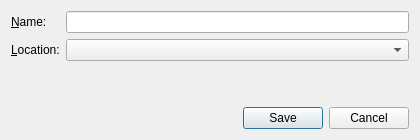
<?xml version="1.0" encoding="UTF-8"?>
<ui version="4.0">
 <class>SaveSearchDialog</class>
 <widget class="QDialog" name="SaveSearchDialog">
  <property name="geometry">
   <rect>
    <x>0</x>
    <y>0</y>
    <width>420</width>
    <height>140</height>
   </rect>
  </property>
  <property name="windowTitle">
   <string>Save Search</string>
  </property>
  <layout class="QVBoxLayout" name="verticalLayout">
   <item>
    <layout class="QFormLayout" name="formLayout">
     <item row="0" column="0">
      <widget class="QLabel" name="nameLabel">
       <property name="text">
        <string>&amp;Name:</string>
       </property>
       <property name="buddy">
        <cstring>nameEdit</cstring>
       </property>
      </widget>
     </item>
     <item row="0" column="1">
      <widget class="QLineEdit" name="nameEdit"/>
     </item>
     <item row="1" column="0">
      <widget class="QLabel" name="locationLabel">
       <property name="text">
        <string>&amp;Location:</string>
       </property>
       <property name="buddy">
        <cstring>locationCombo</cstring>
       </property>
      </widget>
     </item>
     <item row="1" column="1">
      <widget class="QComboBox" name="locationCombo"/>
     </item>
    </layout>
   </item>
   <item>
    <spacer name="verticalSpacer">
     <property name="orientation">
      <enum>Qt::Vertical</enum>
     </property>
    </spacer>
   </item>
   <item>
    <widget class="QDialogButtonBox" name="buttonBox">
     <property name="standardButtons">
      <set>QDialogButtonBox::Cancel|QDialogButtonBox::Save</set>
     </property>
    </widget>
   </item>
  </layout>
 </widget>
 <resources/>
 <connections/>
</ui>
